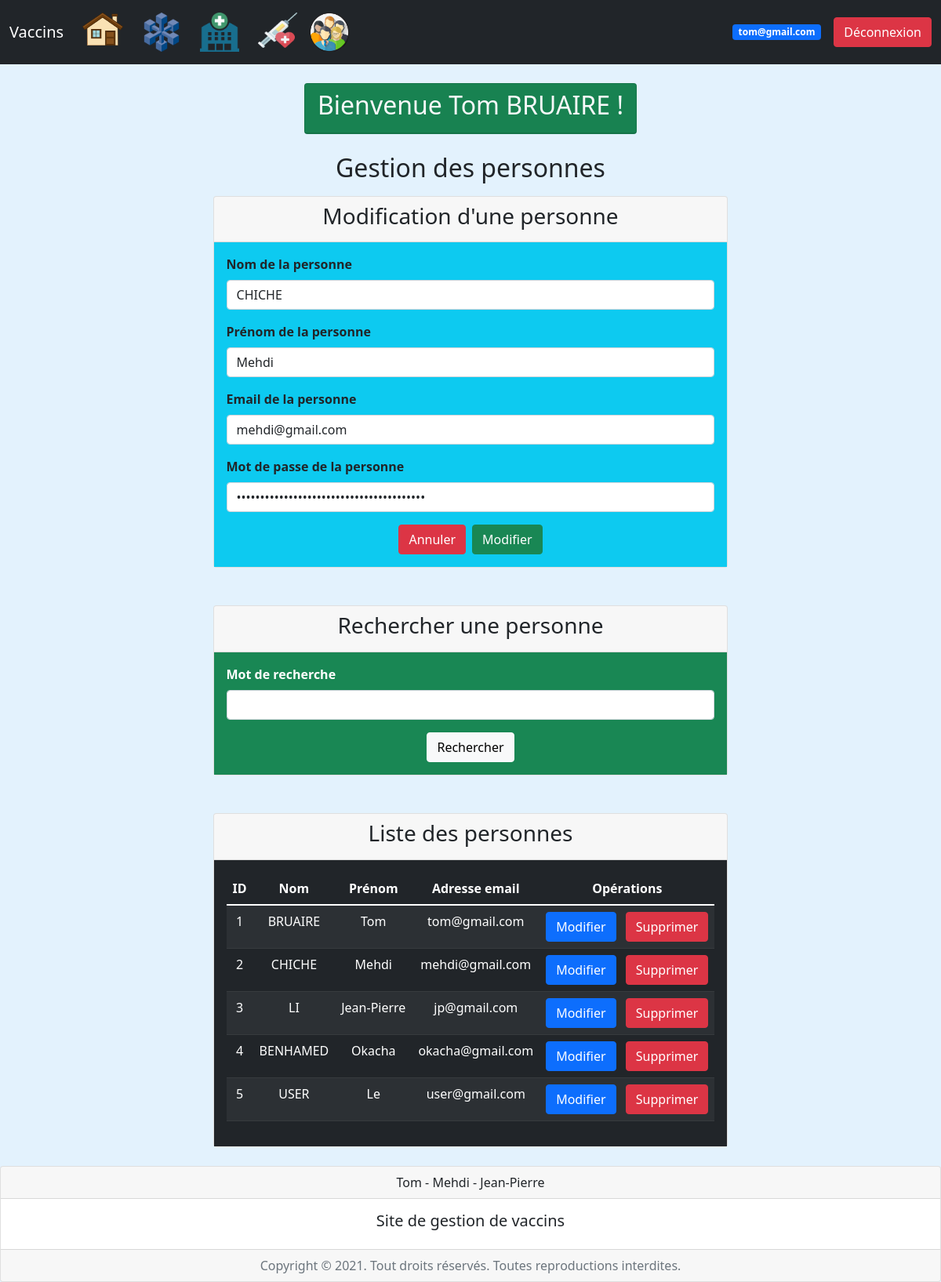
/index.php?page=4&action=edit&idPersonne=2 (signed in), run on the app's committed database.
### tables this page shows
Create table personnes (
	idPersonne int(3) not null auto_increment,
	nom varchar(50),
	prenom varchar(50),
	email varchar(255),
	mdp varchar(255),
	role enum("admin", "user"),
	primary key (idPersonne)
);

### controleur/config_bdd.php (called while the page is built)
<?php
$serveur = "localhost";
$bdd = "gestvaccins";
$user = "root";
$mdp = "";
?>

### controleur/controleur.class.php (called while the page is built, shortened)
<?php
require_once("modele/modele.class.php");
class Controleur {
	private $unModele;
	public function __construct($serveur, $bdd, $user, $mdp) {
		$this->unModele = new Modele($serveur, $bdd, $user, $mdp);
	}
	public function setTable($uneTable) {
		$this->unModele->setTable($uneTable);
	}
	public function selectAll() {
		return $this->unModele->selectAll();
	}
	public function selectWhere($where) {
		return $this->unModele->selectWhere($where);
	}
}
?>

### modele/modele.class.php (called while the page is built, shortened)
<?php
class Modele {
	private $unPdo, $uneTable;
	public function __construct($serveur, $bdd, $user, $mdp) {
		$this->unPdo = null;
		try {
			$this->unPdo = new PDO("mysql:host=".$serveur.";dbname=".$bdd, $user, $mdp);
		} catch (PDOException $exp) {
			die("Erreur de connexion à la base de données : " . $exp->getMessage());
		}
	}
	public function setTable($uneTable) {
		$this->uneTable = $uneTable;
	}
	public function selectAll() {
		$requete = "SELECT * FROM ".$this->uneTable;
		$select = $this->unPdo->prepare($requete);
		$select->execute();
		return $select->fetchAll();
	}
	public function selectWhere($where) {
		$donnees = array();
		$champs = array();
		foreach ($where as $key => $value) {
			$champs[] = $key." = :".$key;
			$donnees[":".$key] = $value;
		}
		$chaineWhere = implode(" AND ", $champs);
		$requete = "SELECT * FROM ".$this->uneTable." WHERE ".$chaineWhere;
		$select = $this->unPdo->prepare($requete);
		$select->execute($donnees);
		return $select->fetch();
	}
}
?>

### vue/vue_les_personnes.php (the view)
<div class="card mb-5">
	<div class="card-header">
		<h3 class="text-center">Rechercher une personne</h3>
	</div>
	<div class="card-body bg-success">
		<form method="post" action="">
			<div class="mb-3">
				<label for="mot" class="form-label text-white fw-bold">Mot de recherche</label>
				<input type="search" name="mot" id="mot" class="form-control">
			</div>
			<div class="d-flex justify-content-center">
				<button type="submit" name="Rechercher" class="btn btn-light">
					Rechercher
				</button>
			</div>
		</form>
	</div>
</div>
<div class="card">
	<div class="card-header">
		<h3 class="text-center">Liste des personnes</h3>
	</div>
	<div class="card-body bg-dark text-white">
		<table class="table table-dark table-striped text-center">
		  	<thead>
		    	<tr>
		      		<th scope="col">ID</th>
		      		<th scope="col">Nom</td>
		      		<th scope="col">Prénom</th>
		      		<th scope="col">Adresse email</th>
		      		<?php if (isset($_SESSION['email']) and $_SESSION['role'] == "admin") { ?>
		      		<th scope="col">Opérations</th>
		      		<?php } ?>
		    	</tr>
		  	</thead>
		  	<tbody>
		  		<?php foreach ($lesPersonnes as $unePersonne) { ?>
		    	<tr>
		      		<td><?= $unePersonne['idPersonne']; ?></td>
		      		<td><?= $unePersonne['nom']; ?></td>
		      		<td><?= $unePersonne['prenom']; ?></td>
		      		<td><?= $unePersonne['email']; ?></td>
		      		<?php if (isset($_SESSION['email']) and $_SESSION['role'] == "admin") { ?>
		      		<td>
		      			<a href="index.php?page=4&action=edit&idPersonne=<?= $unePersonne['idPersonne']; ?>" class="btn btn-primary me-2">Modifier</a>
		      			<a href="index.php?page=4&action=sup&idPersonne=<?= $unePersonne['idPersonne']; ?>" class="btn btn-danger">Supprimer</a>
		      		</td>
		      		<?php } ?>
		    	</tr>
		    	<?php } ?>
		  	</tbody>
		</table>
	</div>
</div>

### vue/vue_insert_personne.php
<div class="card mb-5">
	<div class="card-header">
		<h3 class="text-center">
			<?= ($laPersonne != null ? "Modification" : "Insertion"); ?> d'une personne
		</h3>
	</div>
	<div class="card-body bg-info fw-bold">
		<form method="post" action="">
			<div class="mb-3">
				<label for="nom" class="form-label">Nom de la personne</label>
				<input type="text" name="nom" id="nom" class="form-control" value="<?= ($laPersonne != null ? $laPersonne['nom'] : null); ?>">
			</div>
			<div class="mb-3">
				<label for="prenom" class="form-label">Prénom de la personne</label>
				<input type="text" name="prenom" id="prenom" class="form-control" value="<?= ($laPersonne != null ? $laPersonne['prenom'] : null); ?>">
			</div>
			<div class="mb-3">
				<label for="email" class="form-label">Email de la personne</label>
				<input type="email" name="email" id="email" class="form-control" value="<?= ($laPersonne != null ? $laPersonne['email'] : null); ?>">
			</div>
			<div class="mb-3">
				<label for="mdp" class="form-label">Mot de passe de la personne</label>
				<input type="password" name="mdp" id="mdp" class="form-control" value="<?= ($laPersonne != null ? $laPersonne['mdp'] : null); ?>">
			</div>
			<div class="d-flex justify-content-center">
				<button type="reset" class="btn btn-danger me-2">Annuler</button>
				<button type="submit" <?= ($laPersonne != null ? 'name="Modifier"' : 'name="Valider"'); ?> class="btn btn-success">
					<?= ($laPersonne != null ? "Modifier" : "Ajouter"); ?>
				</button>
			</div>
		</form>
	</div>
</div>

### data on the page
personnes: nom "CHICHE", prenom "Mehdi", email "mehdi@gmail.com", idPersonne "2"
personnes: idPersonne "1", nom "BRUAIRE", prenom "Tom", email "tom@gmail.com"
personnes: idPersonne "3", nom "LI", prenom "Jean-Pierre", email "jp@gmail.com"
personnes: idPersonne "4", nom "BENHAMED", prenom "Okacha", email "okacha@gmail.com"
personnes: idPersonne "5", nom "USER", prenom "Le", email "user@gmail.com"

### other printed values
$_SESSION['email'] "tom@gmail.com"
$_SESSION['prenom'] "Tom"
$_SESSION['nom'] "BRUAIRE"
